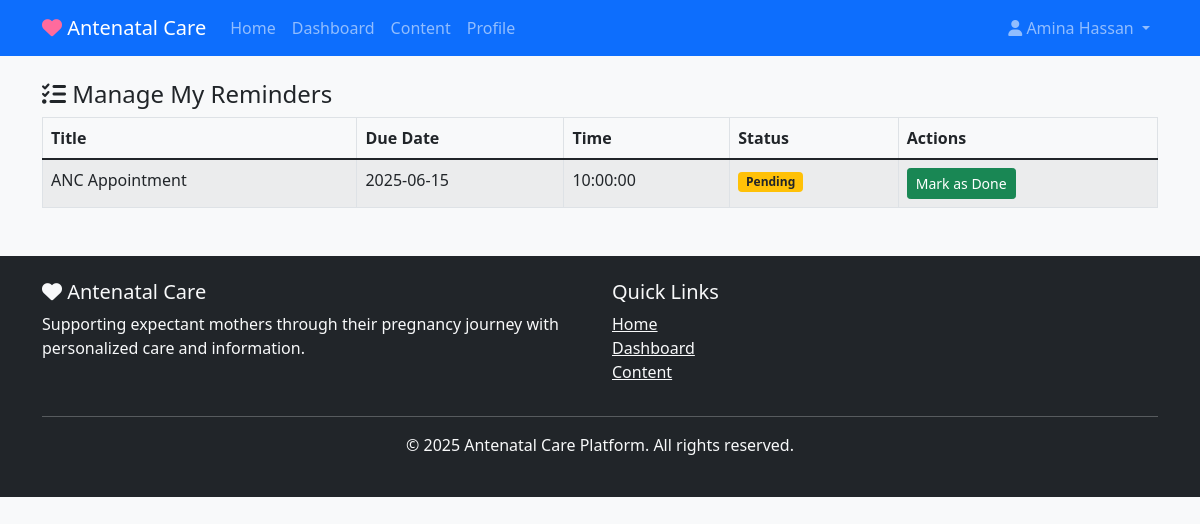
Page /manage_reminders.php (signed in) on the committed database.
### tables this page shows
CREATE TABLE users (
    id INT PRIMARY KEY AUTO_INCREMENT,
    name VARCHAR(100) NOT NULL,
    email VARCHAR(100) UNIQUE NOT NULL,
    password VARCHAR(255) NOT NULL,
    age INT NOT NULL,
    trimester INT NOT NULL CHECK (trimester IN (1, 2, 3)),
    interests TEXT,   
    location VARCHAR(100),
    language_preference VARCHAR(20) DEFAULT 'english',
    medical_history TEXT,
    due_date DATE,
    phone VARCHAR(20),
    created_at TIMESTAMP DEFAULT CURRENT_TIMESTAMP,
    updated_at TIMESTAMP DEFAULT CURRENT_TIMESTAMP ON UPDATE CURRENT_TIMESTAMP,
    last_login TIMESTAMP NULL
);

CREATE TABLE reminders (
    id INT PRIMARY KEY AUTO_INCREMENT,
    user_id INT NOT NULL,
    reminder_type ENUM('appointment', 'medication', 'milestone', 'custom') NOT NULL,
    title VARCHAR(200) NOT NULL,
    description TEXT,
    due_date DATE NOT NULL,
    due_time TIME,
    is_sent BOOLEAN DEFAULT FALSE,
    is_completed BOOLEAN DEFAULT FALSE,
    created_at TIMESTAMP DEFAULT CURRENT_TIMESTAMP,
    FOREIGN KEY (user_id) REFERENCES users(id) ON DELETE CASCADE
);

### includes/config.php (called while the page is built, shortened)
<?php
$conn = new mysqli(DB_HOST, DB_USERNAME, DB_PASSWORD, DB_NAME);
$conn->set_charset("utf8");
function isLoggedIn()
{
    return isset($_SESSION['user_id']);
}
function getCurrentUser()
{
    global $conn;
    $user_id = $_SESSION['user_id'];
    $query = "SELECT * FROM users WHERE id = $user_id";
    $result = $conn->query($query);
    return $result ? $result->fetch_assoc() : null;
}
?>

### includes/functions.php (called while the page is built, shortened)
<?php
require_once 'config.php';
function getPersonalizedReminders($user_id, $limit = 5)
{
    global $conn;
    $query = "SELECT * FROM reminders
              WHERE user_id = $user_id
              AND due_date >= CURDATE()
              AND is_completed = FALSE
              ORDER BY due_date ASC
              LIMIT $limit";
    $result = $conn->query($query);
    return $result ? $result->fetch_all(MYSQLI_ASSOC) : [];
}
?>

### manage_reminders.php (the view, shortened to what this page needs)
<?php
require_once 'includes/config.php';
require_once 'includes/functions.php';
$current_user = getCurrentUser();
$upcoming_reminders = getPersonalizedReminders($current_user['id'], 5);
include './includes/header.php';
?>
<div class="container mt-4">
    <h4><i class="fas fa-tasks"></i> Manage My Reminders</h4>
    <?php if (!empty($upcoming_reminders)): ?>
        <table class="table table-bordered table-striped">
            <thead>
                <tr>
                    <th>Title</th>
                    <th>Due Date</th>
                    <th>Time</th>
                    <th>Status</th>
                    <th>Actions</th>
                </tr>
            </thead>
            <tbody>
                <?php foreach ($upcoming_reminders as $reminder): ?>
                    <tr>
                        <td><?php echo htmlspecialchars($reminder['title']); ?></td>
                        <td><?php echo htmlspecialchars($reminder['due_date']); ?></td>
                        <td><?php echo $reminder['due_time'] ?? '--'; ?></td>
                        <td>
                            <?php echo $reminder['is_completed'] ? '<span class="badge bg-success">Completed</span>' : '<span class="badge bg-warning text-dark">Pending</span>'; ?>
                        </td>
                        <td>
                            <?php if (!$reminder['is_completed']): ?>
                                <form method="POST" class="d-inline">
                                    <button type="submit" name="mark_completed" class="btn btn-sm btn-success">Mark as Done</button>
                                </form>
                            <?php endif; ?>
                        </td>
                    </tr>
                <?php endforeach; ?>
            </tbody>
        </table>
    <?php else: ?>
        <p class="text-muted">You don't have any reminders yet.</p>
    <?php endif; ?>
</div>
<?php include './includes/footer.php'; ?>

### includes/header.php (shortened to what this page needs)
<!DOCTYPE html>
<html lang="en">
<head>
    <link href="https://cdn.jsdelivr.net/npm/bootstrap@5.1.3/dist/css/bootstrap.min.css" rel="stylesheet">
    <link href="https://cdnjs.cloudflare.com/ajax/libs/font-awesome/6.0.0/css/all.min.css" rel="stylesheet">
    <link href="css/style.css" rel="stylesheet">
</head>
<body>
    <nav class="navbar navbar-expand-lg navbar-dark bg-primary">
        <div class="container">
            <a class="navbar-brand" href="index.php">
                <i class="fas fa-heart"></i> Antenatal Care
            </a>
            <div class="collapse navbar-collapse" id="navbarNav">
                <ul class="navbar-nav me-auto">
                    <li class="nav-item">
                        <a class="nav-link" href="index.php">Home</a>
                    </li>
                    <?php if (isLoggedIn()): ?>
                        <li class="nav-item">
                            <a class="nav-link" href="dashboard.php">Dashboard</a>
                        </li>
                        <li class="nav-item">
                            <a class="nav-link" href="content.php">Content</a>
                        </li>
                        <li class="nav-item">
                            <a class="nav-link" href="profile.php">Profile</a>
                        </li>
                    <?php endif; ?>
                </ul>
                <ul class="navbar-nav">
                    <?php if (isLoggedIn()): ?>
                        <?php $current_user = getCurrentUser(); ?>
                        <li class="nav-item dropdown">
                            <a class="nav-link dropdown-toggle" href="#" id="navbarDropdown" role="button"
                                data-bs-toggle="dropdown">
                                <i class="fas fa-user"></i> <?php echo htmlspecialchars($current_user['name']); ?>
                            </a>
                        </li>
                    <?php endif; ?>
                </ul>
            </div>
        </div>
    </nav>

### css/style.css (style rules this page uses)
body { font-family: 'Segoe UI', Tahoma, Geneva, Verdana, sans-serif; background-color: #f8f9fa; }
.navbar-brand i { color: #ff6b9d; }
.badge.bg-warning { color: #000; background-color: #ffc107 !important; }

### rows in the picture
users: name "Amina Hassan"
reminders: title "ANC Appointment", due_date "2025-06-15", due_time "10:00:00", is_completed "Pending"
